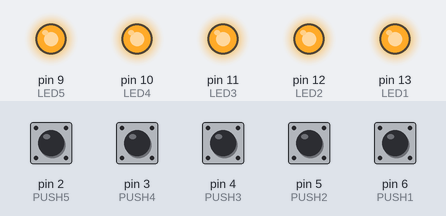
The sketch below on a simulated Arduino Uno, built with avr-gcc and run on an emulated ATmega328P. On the bench: output pins drawn as LEDs (lit = HIGH). Inputs (shaded band) come from the test bench; at power-on: pin 2 (PUSH5), pin 3 (PUSH4), pin 4 (PUSH3), pin 5 (PUSH2), pin 6 (PUSH1) LOW.

Above: at 1.2 s.
1.3 s: pin 2 (PUSH5) pulled HIGH for 0.15 s
At 2.3 s:
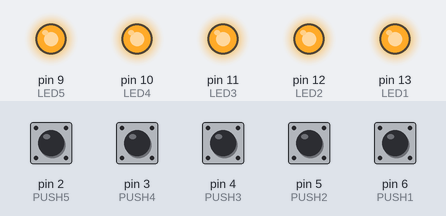
3.0 s: pin 3 (PUSH4) pulled HIGH for 0.15 s
At 3.1 s:
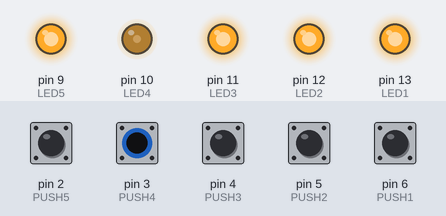
4.7 s: pin 4 (PUSH3) pulled HIGH for 0.15 s
At 4.8 s:
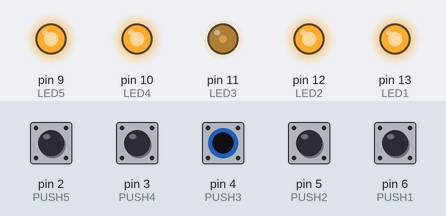
6.4 s: pin 5 (PUSH2) pulled HIGH for 0.15 s
At 6.5 s:
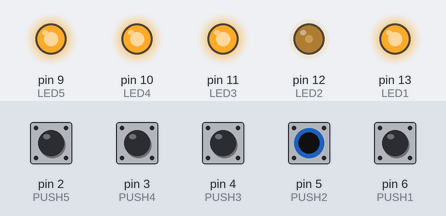
8.1 s: pin 6 (PUSH1) pulled HIGH for 0.15 s
At 8.2 s:
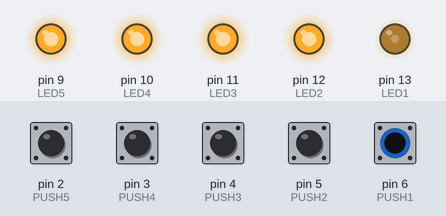
9.8 s: pin 2 (PUSH5) pulled HIGH for 1 s
At 10.6 s:
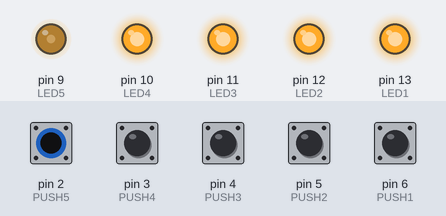
Timing chart, 0 to 12.8 s (numbered marks = the images above; inputs shaded):
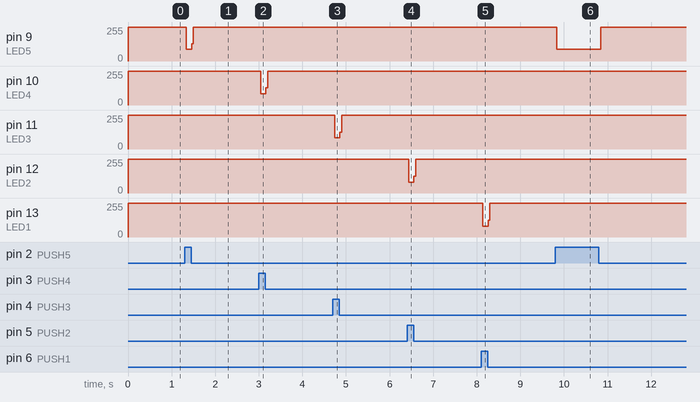

The sketch:

Clase_16-02-22.ino
```cpp
const int LED1 = 13;
const int LED2 = 12;
const int LED3 = 11;
const int LED4 = 10;
const int LED5 = 9;
const int PUSH1 = 6;
const int PUSH2 = 5;
const int PUSH3 = 4;
const int PUSH4 = 3;
const int PUSH5 = 2;
int respuesta1;
int respuesta2;
int respuesta3;
int respuesta4;
int respuesta5;

void setup() {
  pinMode (LED1, OUTPUT);
  pinMode (LED2, OUTPUT);
  pinMode (LED3, OUTPUT);
  pinMode (LED4, OUTPUT);
  pinMode (LED5, OUTPUT);
  pinMode (PUSH1, INPUT);
  pinMode (PUSH2, INPUT);
  pinMode (PUSH3, INPUT);
  pinMode (PUSH4, INPUT);
  pinMode (PUSH5, INPUT);
}

void loop() {
  respuesta1=digitalRead(PUSH1);
  respuesta2=digitalRead(PUSH2);
  respuesta3=digitalRead(PUSH3);
  respuesta4=digitalRead(PUSH4);
  respuesta5=digitalRead(PUSH5);

  /////////////////////////////////////////////////////////

  digitalWrite(LED1,HIGH);
  digitalWrite(LED2,HIGH);
  digitalWrite(LED3,HIGH);
  digitalWrite(LED4,HIGH);
  digitalWrite(LED5,HIGH);

  /////////////////////////////////////////////////////////

  if(respuesta1==HIGH){
    digitalWrite(LED1, LOW);
  }
  else{
    digitalWrite(LED1, HIGH);
    }

  /////////////////////////////////////////////////////////

  if(respuesta2==HIGH){
    digitalWrite(LED2, LOW);
  }
  else{
    digitalWrite(LED2, HIGH);
    }

  /////////////////////////////////////////////////////////

  if(respuesta3==HIGH){
    digitalWrite(LED3, LOW);
  }
  else{
    digitalWrite(LED3, HIGH);
    }

  /////////////////////////////////////////////////////////

  if(respuesta4==HIGH){
    digitalWrite(LED4, LOW);
  }
  else{
    digitalWrite(LED4, HIGH);
    }

  /////////////////////////////////////////////////////////

  if(respuesta5==HIGH){
    digitalWrite(LED5, LOW);
  }
  else{
    digitalWrite(LED5, HIGH);
    }

  /////////////////////////////////////////////////////////

}
```

Measured:
- after the input at 1.3 s, pin 9 (LED5): 255/255 → 88/255 at once, → 255/255 0.12 s later
- after the input at 3.0 s, pin 10 (LED4): 255/255 → 86/255 at once, → 255/255 0.12 s later
- after the input at 4.7 s, pin 11 (LED3): 255/255 → 84/255 at once, → 255/255 0.12 s later
- after the input at 6.4 s, pin 12 (LED2): 255/255 → 82/255 at once, → 255/255 0.12 s later
- after the input at 8.1 s, pin 13 (LED1): 255/255 → 80/255 at once, → 255/255 0.12 s later
- after the input at 9.8 s, pin 9 (LED5): 255/255 → 88/255 at once, → 255/255 1.0 s later
